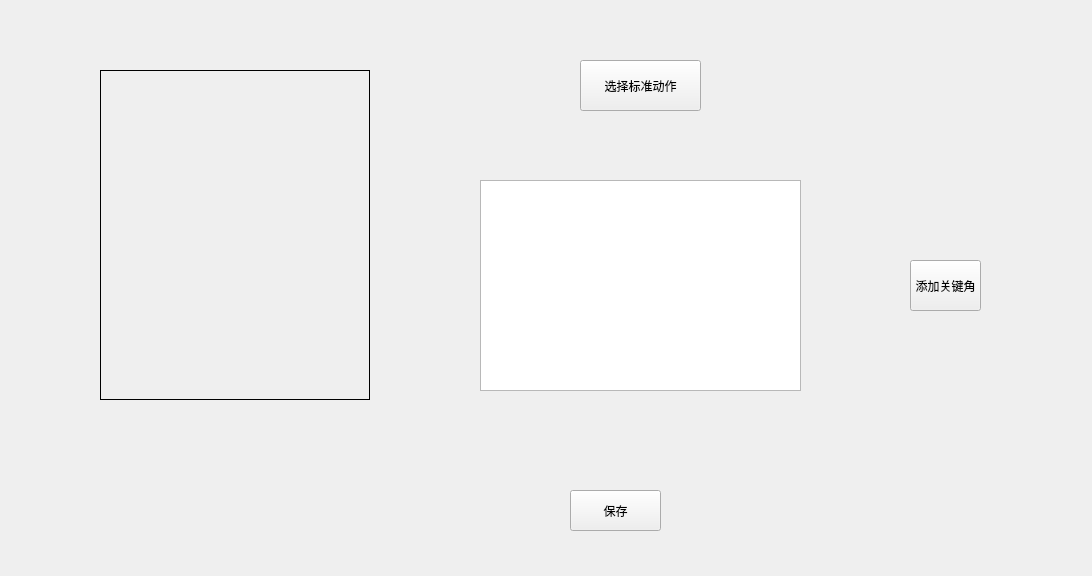
<?xml version="1.0" encoding="UTF-8"?>
<ui version="4.0">
 <class>Weight</class>
 <widget class="QWidget" name="Weight">
  <property name="geometry">
   <rect>
    <x>0</x>
    <y>0</y>
    <width>1092</width>
    <height>576</height>
   </rect>
  </property>
  <property name="mouseTracking">
   <bool>true</bool>
  </property>
  <property name="focusPolicy">
   <enum>Qt::ClickFocus</enum>
  </property>
  <property name="windowTitle">
   <string>Form</string>
  </property>
  <widget class="QLabel" name="posture">
   <property name="enabled">
    <bool>true</bool>
   </property>
   <property name="geometry">
    <rect>
     <x>100</x>
     <y>70</y>
     <width>270</width>
     <height>330</height>
    </rect>
   </property>
   <property name="mouseTracking">
    <bool>true</bool>
   </property>
   <property name="focusPolicy">
    <enum>Qt::ClickFocus</enum>
   </property>
   <property name="frameShape">
    <enum>QFrame::Box</enum>
   </property>
   <property name="frameShadow">
    <enum>QFrame::Plain</enum>
   </property>
   <property name="text">
    <string/>
   </property>
  </widget>
  <widget class="QPushButton" name="choseButton">
   <property name="geometry">
    <rect>
     <x>580</x>
     <y>60</y>
     <width>121</width>
     <height>51</height>
    </rect>
   </property>
   <property name="text">
    <string>选择标准动作</string>
   </property>
  </widget>
  <widget class="QPushButton" name="addAngleButton">
   <property name="geometry">
    <rect>
     <x>910</x>
     <y>260</y>
     <width>71</width>
     <height>51</height>
    </rect>
   </property>
   <property name="text">
    <string>添加关键角</string>
   </property>
  </widget>
  <widget class="QPushButton" name="saveButton">
   <property name="geometry">
    <rect>
     <x>570</x>
     <y>490</y>
     <width>91</width>
     <height>41</height>
    </rect>
   </property>
   <property name="text">
    <string>保存</string>
   </property>
  </widget>
  <widget class="QTableView" name="tableView">
   <property name="geometry">
    <rect>
     <x>480</x>
     <y>180</y>
     <width>321</width>
     <height>211</height>
    </rect>
   </property>
  </widget>
 </widget>
 <resources/>
 <connections/>
</ui>
